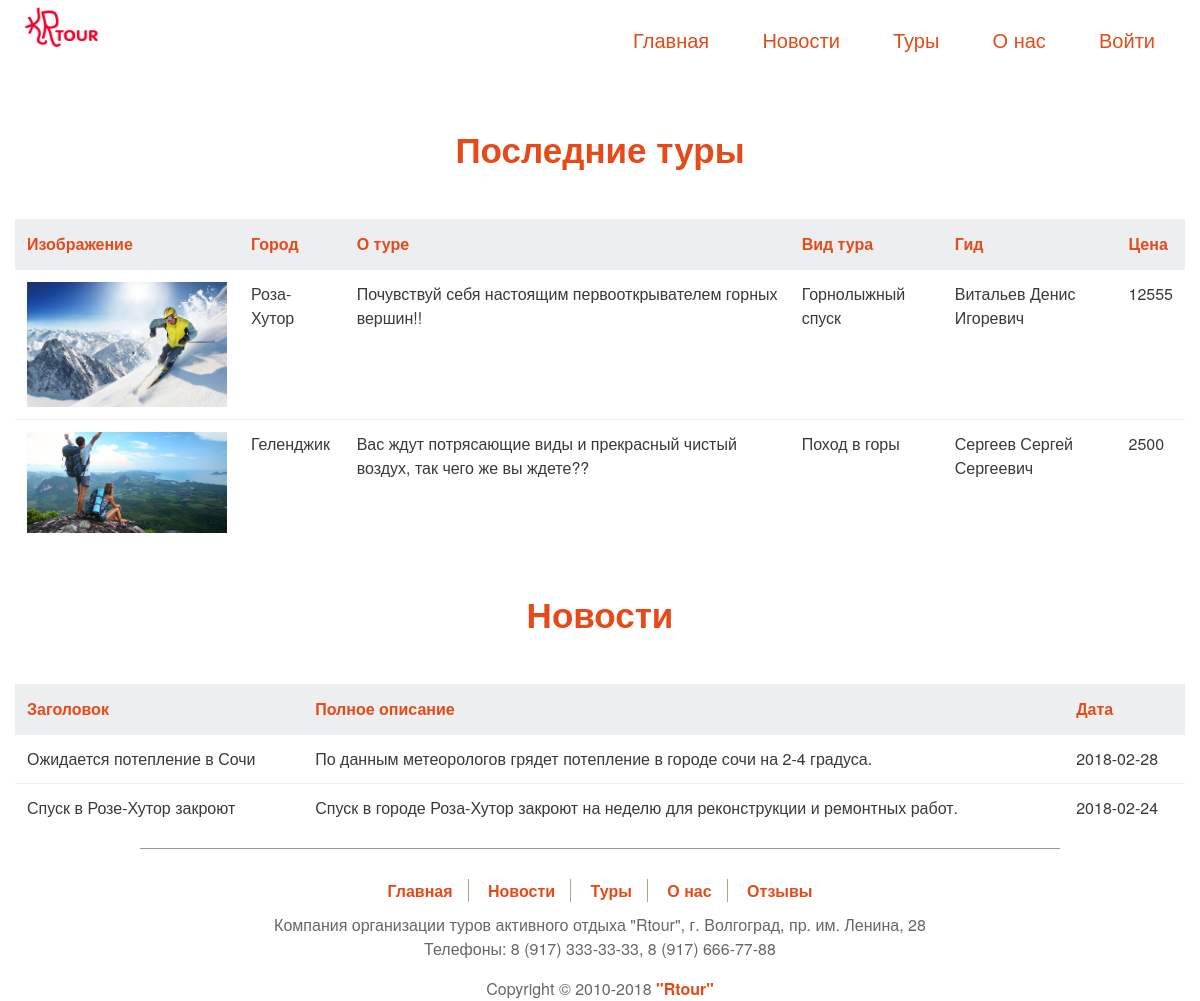
Page /news.php on the committed database.
### tables this page shows
CREATE TABLE IF NOT EXISTS `tours` (
  `id` int(11) NOT NULL AUTO_INCREMENT,
  `img` varchar(255) NOT NULL,
  `Name_tour` varchar(255) NOT NULL,
  `City` varchar(255) NOT NULL,
  `About` text NOT NULL,
  `Type` varchar(255) NOT NULL,
  `Guide` varchar(255) NOT NULL,
  `Cost` int(255) NOT NULL,
  PRIMARY KEY (`id`),
  UNIQUE KEY `Name_tour` (`Name_tour`),
  KEY `City` (`City`),
  KEY `Type` (`Type`),
  KEY `Guide` (`Guide`)
);

CREATE TABLE IF NOT EXISTS `news` (
  `id` int(11) NOT NULL AUTO_INCREMENT,
  `News_head` varchar(255) NOT NULL,
  `text` text NOT NULL,
  `date` date NOT NULL,
  PRIMARY KEY (`id`)
);

### news.php (the view, shortened to what this page needs)
<!DOCTYPE html>
<html lang="ru">
<head>
    <link href="css/bootstrap.min.css" tppabs="http://bootstrap-v4.ru/dist/css/bootstrap.min.css" rel="stylesheet">
    <link href="css/style.css" rel="stylesheet">
</head>
<body style="background-image: url(img/fon.jpg);background-size: 100%;">
    <div class="container">
        <?include "header.php"?>
        <h1 style="text-align:center; color:#E64A19; margin: 50px;">Последние туры</h1>
        <?php
        $query = "SELECT * from `tours` order by `ID` desc LIMIT 2";
        $res = mysql_query($query) or die(mysql_error());
        echo ("
        <table class=\"table table-hover\">
          <thead class=\"thead-default\">
            <tr>
              <th style=\"color:#E64A19;\">Изображение</th>
              <th style=\"color:#E64A19;\">Город</th>
              <th style=\"color:#E64A19;\">О туре</th>
              <th style=\"color:#E64A19;\">Вид тура</th>
              <th style=\"color:#E64A19;\">Гид</th>
              <th style=\"color:#E64A19;\">Цена</th>
            </tr>
          </thead>
          <tbody>");
          while ($row = mysql_fetch_array($res)) {
            echo "<tr>";
              echo "<th scope=\"row\"><img width=\"200\" src=".$row['img']."></th>";
              echo "<td>".$row['City']."</td>";
             echo " <td>".$row['About']."</td>";
              echo "<td>".$row['Type']."</td>";
              echo "<td>".$row['Guide']."</td>";
              echo "<td>".$row['Cost']."</td>";
            echo "</tr>";
        }
          echo "</tbody>";
        echo "</table>";
        ?>
        <h1 style="text-align:center; color:#E64A19; margin: 50px;">Новости</h1>
        <?php
 $table = "news";
 $query = "SELECT  * FROM $table";
 $res = mysql_query($query) or die(mysql_error());
 echo ("
        <table class=\"table table-hover\">
          <thead class=\"thead-default\">
            <tr>
              <th style=\"color:#E64A19;\">Заголовок</th>
              <th style=\"color:#E64A19;\">Полное описание</th>
              <th style=\"color:#E64A19;\">Дата</th>
            </tr>
          </thead>
          <tbody>");
          while ($row = mysql_fetch_array($res)) {
            echo "<tr>";
              echo "<td>".$row['News_head']."</td>";
              echo "<td>".$row['text']."</td>";
             echo " <td>".$row['date']."</td>";
            echo "</tr>";
        }
          echo "</tbody>";
        echo "</table>";
?>
<?include "footer.php"?>
    </div>
</body>
</html>

### css/style.css (style rules this page uses)
html, body { margin: 0; padding: 0; }
h1 { font-size: 35px; font-weight: bold; }

### rows in the picture
tours: img (picture), City "Роза-Хутор", About "Почувствуй себя настоящим первооткрывателем горных вершин!!", Type "Горнолыжный спуск", Guide "Витальев Денис Игоревич", Cost "12555"
tours: img (picture), City "Геленджик", About "Вас ждут потрясающие виды и прекрасный чистый воздух, так чего же вы ждете??", Type "Поход в горы", Guide "Сергеев Сергей Сергеевич", Cost "2500"
news: News_head "Ожидается потепление в Сочи", text "По данным метеорологов грядет потепление в городе сочи на 2-4 градуса.", date "2018-02-28"
news: News_head "Спуск в Розе-Хутор закроют", text "Спуск в городе Роза-Хутор закроют на неделю для реконструкции и ремонтных работ.", date "2018-02-24"
